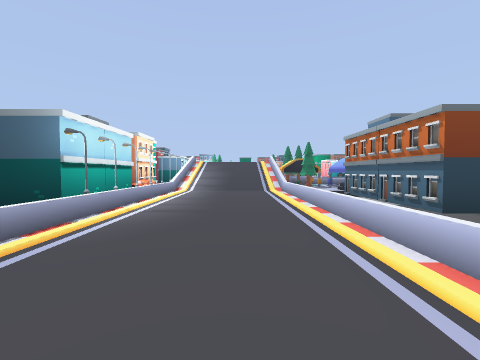
view 1 (above)

24 first-person views from a walk through a level from a Godot 3-D game. The camera is 1.2 m above the floor, tilts 2° down and sees 90° across. The floor is counted in squares, 2 m on a side. Each view is taken from the middle of a square. On the plan, view 1 faces up. The plan holds only what a view shows up to about 9 squares ahead; the rest is blank. The place goes on beyond the plan.

view 2
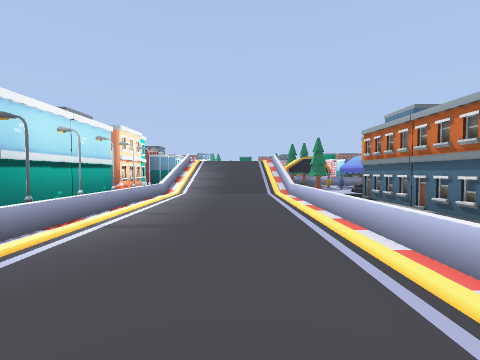

view 3
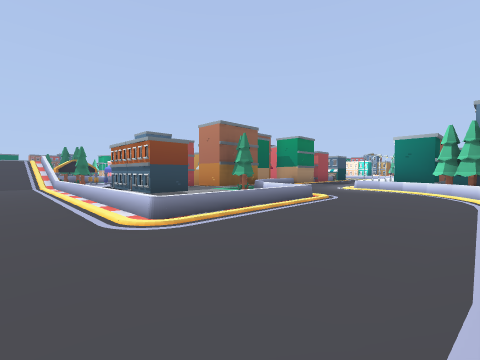

view 4
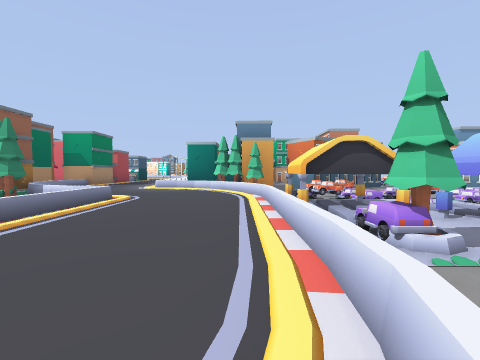

view 5
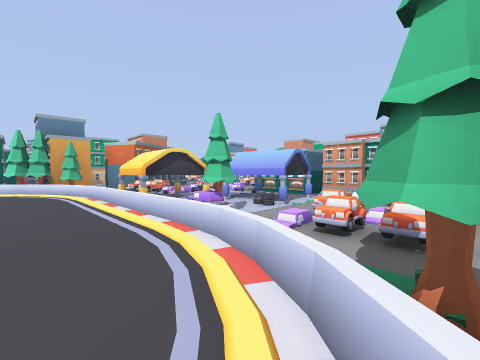

view 6
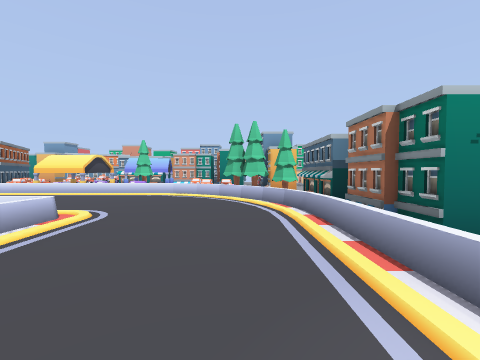

view 7
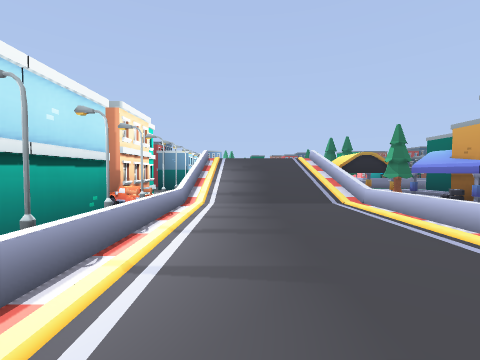

view 8
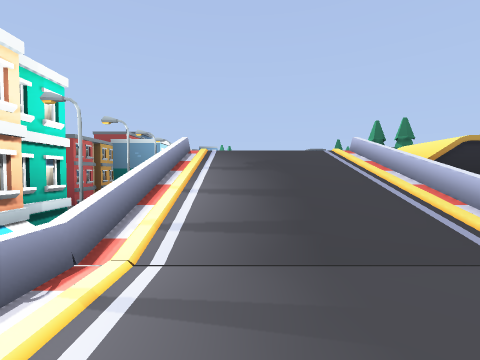

view 9
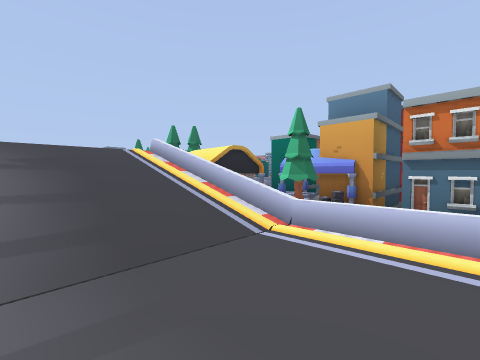

view 10
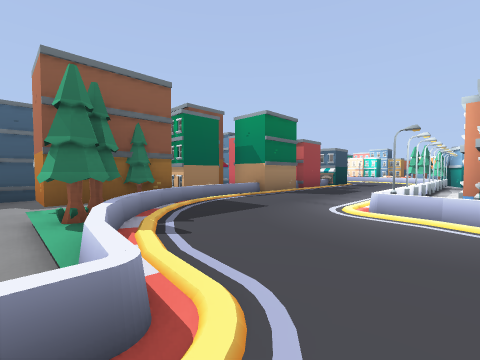

view 11
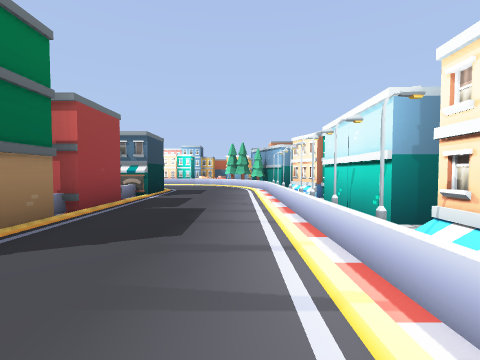

view 12
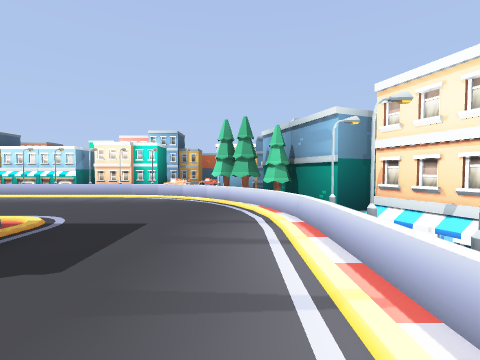

view 13
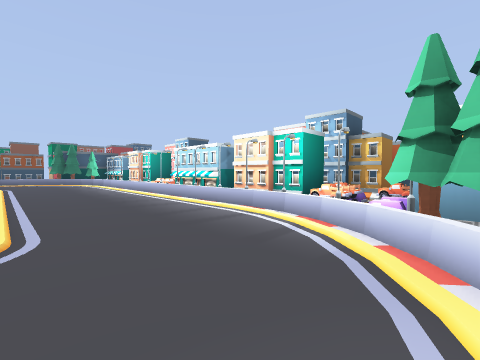

view 14
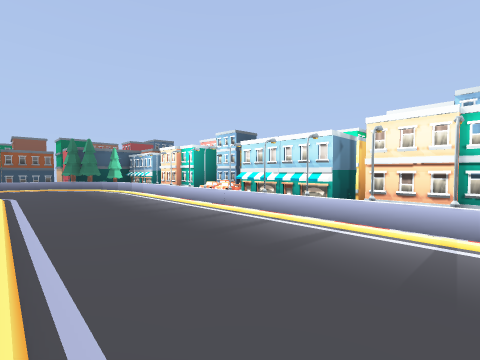

view 15
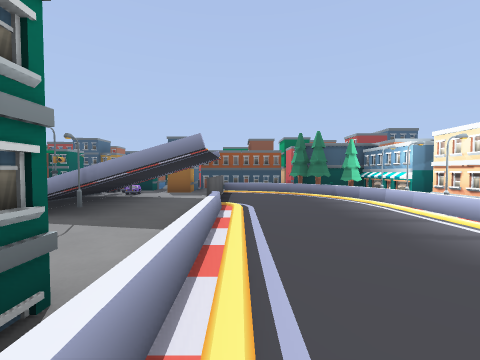

view 16
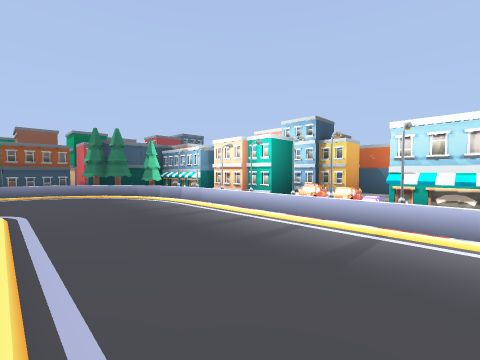

view 17
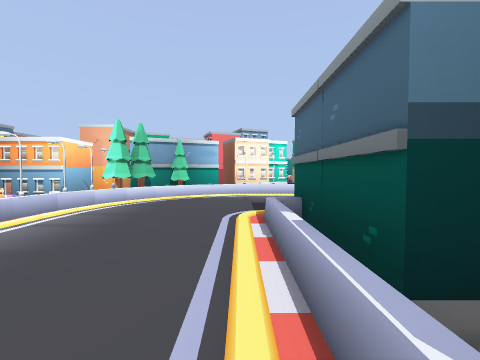

view 18
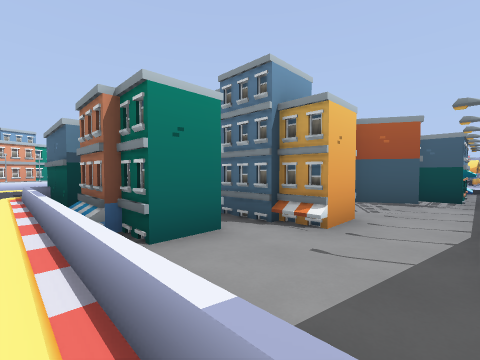

view 19
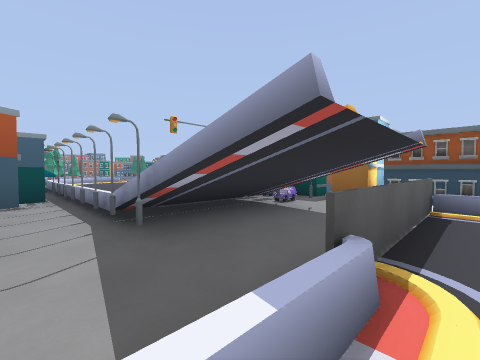

view 20
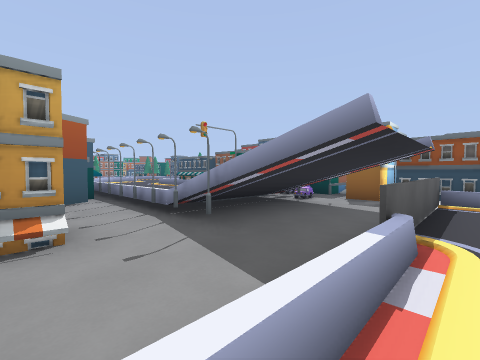

view 21
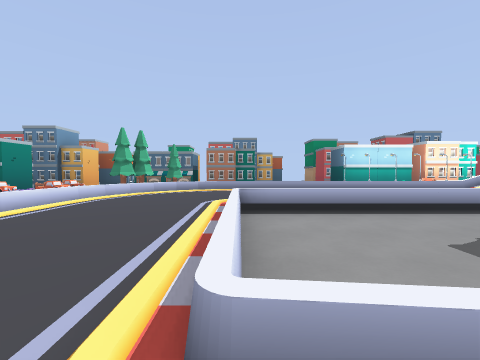

view 22
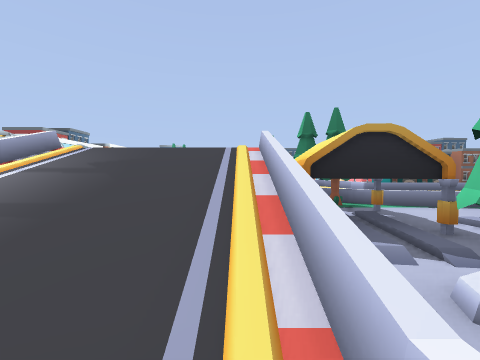

view 23
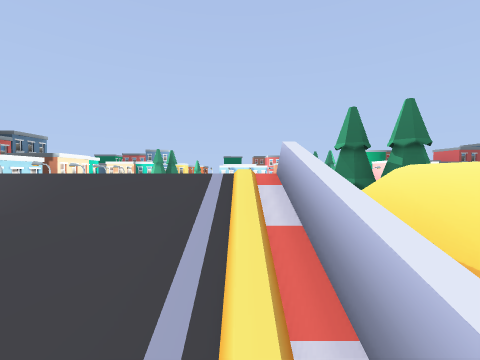

view 24
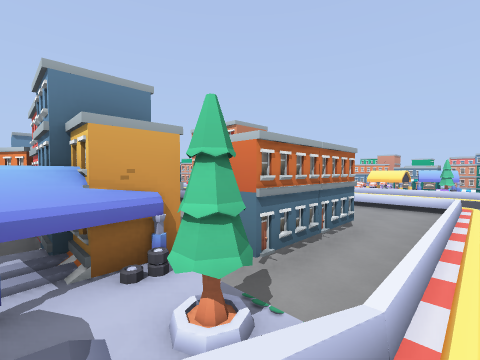

### Floor plan
Key: @ floor where view 1 was taken; # wall or solid block; . main floor; : floor 0.25 m higher than the main floor; - floor 0.25 m lower than the main floor; + floor 1.25 m higher than the main floor; * floor 2 m higher than the main floor; / step, stairs or slope; = window, fence, low wall or low ledge; ^ raised ledge; v drop or lower ground; S streetlight; T tent; O other object.
Columns run from 4 left of view 1 to 22 right of it. Each row starts with its distance up from view 1.
 17  ##              ###
 16  =O        ##### -######
 15  ^        =# O OOOO#===##
 14 ==              .: +=..###
 13       v         .: +=...O#
 12       ##=   .....: +=...O#
 11  Ov//* vv=  OOOSSSS#=...S#
 10   O///TT ##   ###---=...O##
  9  #S///TTTT#     ###-=...S==
  8  #S///T T #       ###...S##
  7  #S...-####         #...O#
  6  #S...-#            #...S#
  5  #S...-#    #####   #...S##
  4 ##S...-##  #==#=#####...S##
  3   =...-#####............S-#
  2   =...=--##.............S##
  1  #=...=--=.............#O#
  0 ##=.@.====...SSSSOOSSS####
 -1  #=..........######-###
 -2  ##..........##    ###
 -3  ###.......###
 -4   ##.=T#TT=##
 -5   #==.TTTT=#
 -6   ###=TT  ##

Where each view was taken, in squares from view 1:
view 1: 0 up, 0 right, facing up
view 2: 1 up, 0 right, facing up
view 3: 3 down, 0 right, facing up-right
view 4: 3 down, 0 right, facing right
view 5: 2 down, 1 left, facing down-right
view 6: 3 up, 1 left, facing down
view 7: 3 up, 1 left, facing up
view 8: 6 up, 1 left, facing up
view 9: 6 up, 1 left, facing up-right
view 10: 1 down, 5 right, facing up-right
view 11: 1 up, 9 right, facing right
view 12: 1 up, 14 right, facing right
view 13: 1 up, 17 right, facing up-right
view 14: 4 up, 17 right, facing up-right
view 15: 7 up, 17 right, facing up
view 16: 7 up, 17 right, facing up-right
view 17: 7 up, 17 right, facing down
view 18: 11 up, 17 right, facing down-left
view 19: 10 up, 17 right, facing up-left
view 20: 9 up, 17 right, facing up-left
view 21: 0 up, 6 right, facing left
view 22: 7 up, 1 right, facing up
view 23: 9 up, 1 right, facing up
view 24: 9 up, 1 right, facing down-right
